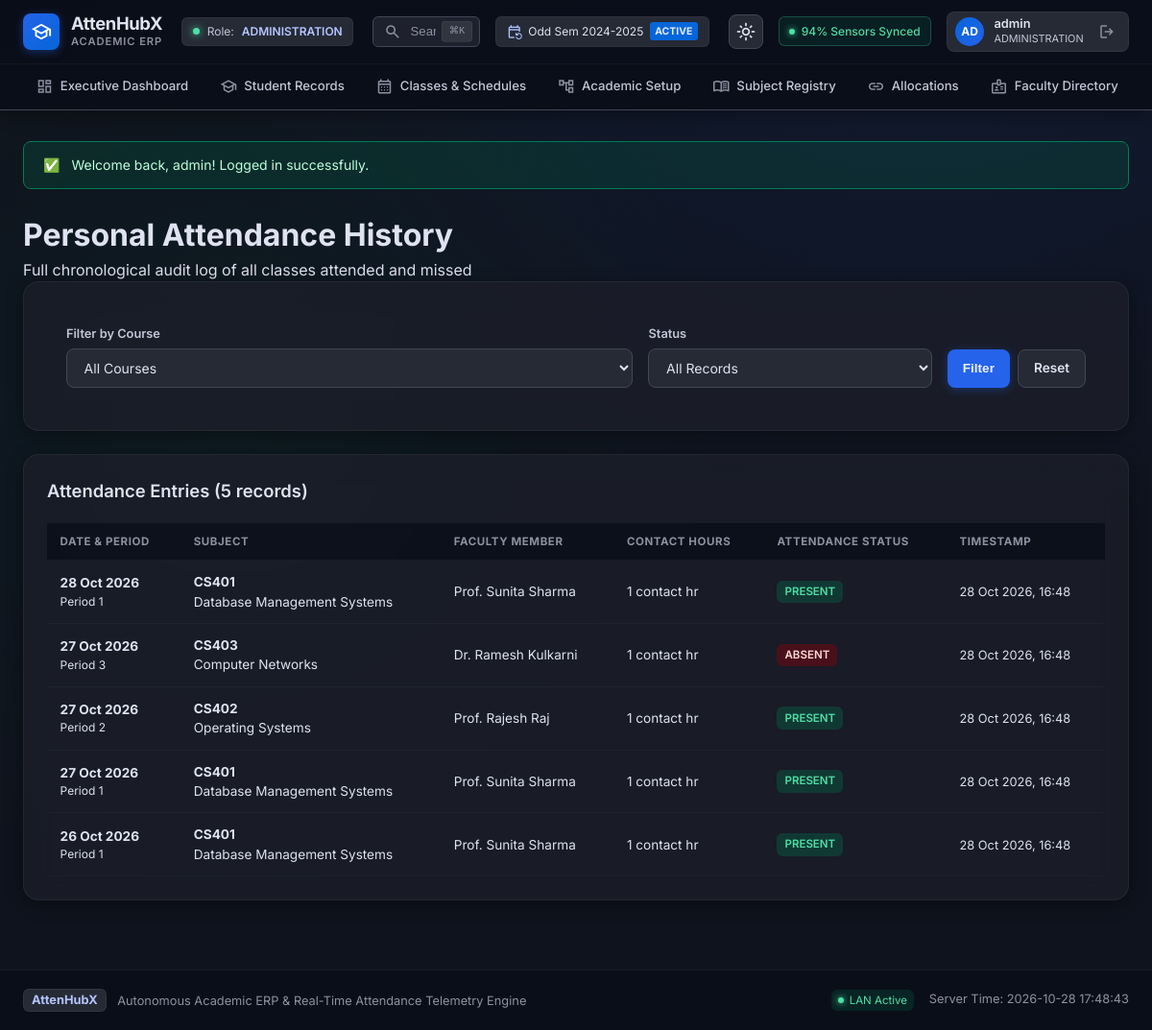
Screenshot of /lamp-version/student/history.php (signed in) with the database file from the repository.
### tables this page shows
CREATE TABLE `attendance_records` (
  `id` bigint(20) unsigned NOT NULL AUTO_INCREMENT,
  `class_session_id` bigint(20) unsigned NOT NULL,
  `student_id` bigint(20) unsigned NOT NULL,
  `status` varchar(10) NOT NULL,
  `marked_by` bigint(20) unsigned NOT NULL,
  `marked_at` datetime NOT NULL,
  `updated_at` datetime NOT NULL,
  PRIMARY KEY (`id`),
  UNIQUE KEY `uk_session_student` (`class_session_id`,`student_id`),
  KEY `marked_by` (`marked_by`),
  KEY `idx_attendance_session` (`class_session_id`),
  KEY `idx_attendance_student` (`student_id`),
  CONSTRAINT `attendance_records_ibfk_1` FOREIGN KEY (`class_session_id`) REFERENCES `class_sessions` (`id`),
  CONSTRAINT `attendance_records_ibfk_2` FOREIGN KEY (`student_id`) REFERENCES `students` (`id`),
  CONSTRAINT `attendance_records_ibfk_3` FOREIGN KEY (`marked_by`) REFERENCES `users` (`id`)
);

CREATE TABLE `class_sessions` (
  `id` bigint(20) unsigned NOT NULL AUTO_INCREMENT,
  `class_id` bigint(20) unsigned NOT NULL,
  `class_subject_id` bigint(20) unsigned NOT NULL,
  `session_date` date NOT NULL,
  `period_number` tinyint(4) NOT NULL,
  `assigned_teacher_id` bigint(20) unsigned NOT NULL,
  `conducted_by_teacher_id` bigint(20) unsigned NOT NULL,
  `contact_hours` decimal(5,2) DEFAULT 1.00,
  `status` varchar(30) NOT NULL,
  `source` varchar(30) NOT NULL,
  `created_at` datetime NOT NULL,
  `updated_at` datetime NOT NULL,
  PRIMARY KEY (`id`),
  KEY `assigned_teacher_id` (`assigned_teacher_id`),
  KEY `idx_sessions_class_date` (`class_id`,`session_date`),
  KEY `idx_sessions_subject_date` (`class_subject_id`,`session_date`),
  KEY `idx_sessions_teacher_date` (`conducted_by_teacher_id`,`session_date`),
  CONSTRAINT `class_sessions_ibfk_1` FOREIGN KEY (`class_id`) REFERENCES `classes` (`id`),
  CONSTRAINT `class_sessions_ibfk_2` FOREIGN KEY (`class_subject_id`) REFERENCES `class_subjects` (`id`),
  CONSTRAINT `class_sessions_ibfk_3` FOREIGN KEY (`assigned_teacher_id`) REFERENCES `teachers` (`id`),
  CONSTRAINT `class_sessions_ibfk_4` FOREIGN KEY (`conducted_by_teacher_id`) REFERENCES `teachers` (`id`)
);

CREATE TABLE `subjects` (
  `id` bigint(20) unsigned NOT NULL AUTO_INCREMENT,
  `code` varchar(30) NOT NULL,
  `name` varchar(150) NOT NULL,
  `subject_type` varchar(30) NOT NULL,
  `default_contact_hours` decimal(5,2) DEFAULT 1.00,
  `credits` decimal(4,2) DEFAULT NULL,
  `description` text DEFAULT NULL,
  `is_active` tinyint(1) DEFAULT 1,
  `created_at` datetime NOT NULL,
  `updated_at` datetime NOT NULL,
  PRIMARY KEY (`id`),
  UNIQUE KEY `code` (`code`)
);

### lamp-version/includes/functions.php (called while the page is built, shortened)
<?php
function e(?string $str): string {
    return htmlspecialchars($str ?? '', ENT_QUOTES, 'UTF-8');
}
function base_url(string $path = ''): string {
    static $base = null;
    if ($base === null) {
        $script_dir = dirname($_SERVER['SCRIPT_NAME'] ?? '');
        $patterns = ['/admin', '/faculty', '/hod', '/student', '/auth'];
        $clean_dir = $script_dir;
        foreach ($patterns as $p) {
            if (substr($clean_dir, -strlen($p)) === $p) {
                $clean_dir = substr($clean_dir, 0, -strlen($p));
            }
        }
        $clean_dir = rtrim(str_replace('\\', '/', $clean_dir), '/');
        $base = $clean_dir;
    }
    $path = ltrim($path, '/');
    return ($base === '' ? '' : $base) . ($path !== '' ? '/' . $path : '/');
}
function format_date(?string $date, string $format = 'd M Y'): string {
    $time = strtotime($date);
    return $time ? date($format, $time) : $date;
}

### lamp-version/student/history.php (the view, shortened to what this page needs)
<?php
require_once __DIR__ . '/../includes/header.php';
$db = get_db();
$user = current_user();
$student_id = $user['student_id'] ?? null;
if (!$student_id) {
    $s_row = $db->query("SELECT id FROM students ORDER BY id ASC LIMIT 1")->fetch();
    $student_id = $s_row['id'] ?? 1;
}
$sql = "
    SELECT
        a.id, a.status, a.marked_at,
        cs.session_date, cs.period_number, cs.contact_hours,
        sub.code AS subject_code, sub.name AS subject_name,
        CONCAT(t.first_name, ' ', COALESCE(t.last_name, '')) AS teacher_name
    FROM attendance_records a
    JOIN class_sessions cs ON a.class_session_id = cs.id
    JOIN class_subjects csub ON cs.class_subject_id = csub.id
    JOIN subjects sub ON csub.subject_id = sub.id
    JOIN teachers t ON cs.conducted_by_teacher_id = t.id
    WHERE a.student_id = ? AND cs.status = 'CONDUCTED'
";
$params = [$student_id];
$sql .= " ORDER BY cs.session_date DESC, cs.period_number DESC";
$stmt = $db->prepare($sql);
$stmt->execute($params);
$history = $stmt->fetchAll();
?>
<div class="page-header">
    <div>
        <h1 class="page-title">Personal Attendance History</h1>
        <p class="page-subtitle">Full chronological audit log of all classes attended and missed</p>
    </div>
</div>
<div class="card" style="margin-bottom: 1.5rem;">
    <div class="card-body" style="padding: 1.25rem;">
        <form method="GET" action="<?= base_url('student/history.php') ?>" style="display: flex; flex-wrap: wrap; gap: 1rem; align-items: flex-end;">
            <div style="flex: 2; min-width: 220px;">
                <label class="form-label">Filter by Course</label>
                <select name="subject_id" class="form-control" onchange="this.form.submit()">
                    <option value="0">All Courses</option>
                </select>
            </div>
            <div style="flex: 1; min-width: 150px;">
                <label class="form-label">Status</label>
                <select name="status" class="form-control" onchange="this.form.submit()">
                    <option value="">All Records</option>
                </select>
            </div>
            <div style="display: flex; gap: 0.5rem;">
                <button type="submit" class="btn btn-primary">Filter</button>
                <a href="<?= base_url('student/history.php') ?>" class="btn btn-secondary">Reset</a>
            </div>
        </form>
    </div>
</div>
<div class="card">
    <div class="card-header">
        <h2 class="card-title">Attendance Entries (<?= count($history) ?> records)</h2>
    </div>
    <div class="card-body" style="padding: 0;">
        <div class="table-responsive">
            <table class="data-table">
                <thead>
                    <tr>
                        <th>Date & Period</th>
                        <th>Subject</th>
                        <th>Faculty Member</th>
                        <th>Contact Hours</th>
                        <th>Attendance Status</th>
                        <th>Timestamp</th>
                    </tr>
                </thead>
                <tbody>
                    <?php if (empty($history)): ?>
                        <tr>
                            <td colspan="6" style="text-align: center; color: var(--text-muted); padding: 3rem;">
                                No attendance records match the selected filters.
                            </td>
                        </tr>
                    <?php else: ?>
                        <?php foreach ($history as $h): ?>
                            <tr>
                                <td>
                                    <strong><?= format_date($h['session_date']) ?></strong>
                                    <div style="font-size: 0.75rem; color: var(--text-muted);">Period <?= $h['period_number'] ?></div>
                                </td>
                                <td>
                                    <strong><?= e($h['subject_code']) ?></strong>
                                    <div style="font-size: 0.85rem;"><?= e($h['subject_name']) ?></div>
                                </td>
                                <td><?= e($h['teacher_name']) ?></td>
                                <td><?= (float)$h['contact_hours'] ?> contact hr</td>
                                <td>
                                    <span class="badge <?= $h['status'] === 'PRESENT' ? 'badge-success' : 'badge-danger' ?>">
                                        <?= e($h['status']) ?>
                                    </span>
                                </td>
                                <td>
                                    <span style="font-size: 0.8rem; color: var(--text-muted);"><?= format_date($h['marked_at'], 'd M Y, H:i') ?></span>
                                </td>
                            </tr>
                        <?php endforeach; ?>
                    <?php endif; ?>
                </tbody>
            </table>
        </div>
    </div>
</div>
<?php require_once __DIR__ . '/../includes/footer.php'; ?>

### lamp-version/assets/css/style.css (style rules this page uses)
:root, [data-theme="dark"], html.dark { --bg-base: #0f131d; --surface: #0f131d; --surface-container-lowest: #0a0e18; --surface-container-low: #171b26; --surface-container: #1c1f2a; --surface-container-high: #262a35; --surface-container-highest: #313540; --surface-bright: #353944; --surface-variant: #313540; --on-surface: #dfe2f1; --on-surface-variant: #c3c6d7; --outline: #8d90a0; --outline-variant: #434655; --primary: #b4c5ff; --primary-container: #2563eb; --on-primary: #002a78; --on-primary-container: #eeefff; --secondary: #adc6ff; --secondary-container: #0566d9; --on-secondary-container: #e6ecff; --tertiary: #4edea3; --tertiary-container: #007d55; --on-tertiary-container: #bdffdb; --tertiary-fixed-dim: #4edea3; --error: #ffb4ab; --error-container: #93000a; --on-error-container: #ffdad6; --warning: #fbbf24; --warning-container: #78350f; --on-warning-container: #fef3c7; --radius-sm: 0.375rem; --radius-md: 0.5rem; --radius-lg: 0.75rem; --radius-xl: 1rem; --radius-full: 9999px; --shadow-card: 0 4px 20px -2px rgba(0, 0, 0, 0.45); --shadow-glow-primary: 0 0 35px -5px rgba(37, 99, 235, 0.25); --shadow-glow-tertiary: 0 0 35px -5px rgba(78, 222, 163, 0.2); --font-sans: 'Inter', -apple-system, BlinkMacSystemFont, 'Segoe UI', Roboto, sans-serif; }
* { box-sizing: border-box; margin: 0; padding: 0; }
html, body { background-color: var(--bg-base); color: var(--on-surface); font-family: var(--font-sans); line-height: 1.5; -webkit-font-smoothing: antialiased; min-height: 100vh; scrollbar-width: none; -ms-overflow-style: none; }
* { scrollbar-width: none !important; -ms-overflow-style: none !important; }
body.AttenHubX-app { display: flex; flex-direction: column; min-height: 100vh; background: radial-gradient(circle at 80% -20%, rgba(37, 99, 235, 0.12) 0%, transparent 50%), radial-gradient(circle at 20% 40%, rgba(0, 125, 85, 0.08) 0%, transparent 45%), var(--bg-base); }
a { color: var(--primary); text-decoration: none; transition: color 0.15s ease; }
.btn { display: inline-flex; align-items: center; gap: 0.45rem; padding: 0.55rem 1rem; border-radius: var(--radius-md); font-size: 0.85rem; font-weight: 600; cursor: pointer; text-decoration: none; border: none; transition: all 0.15s ease; }
.btn-primary { background: var(--primary-container); color: var(--on-primary-container); box-shadow: 0 2px 10px rgba(37, 99, 235, 0.35); }
.btn-secondary { background: var(--surface-container-high); color: var(--on-surface); border: 1px solid var(--outline-variant); }
.card { background: rgba(28, 31, 42, 0.8); backdrop-filter: blur(16px); border: 1px solid rgba(255, 255, 255, 0.05); border-radius: var(--radius-xl); padding: 1.5rem; box-shadow: var(--shadow-card); margin-bottom: 1.5rem; }
.card-header { display: flex; align-items: center; justify-content: space-between; margin-bottom: 1.25rem; }
.card-title { font-size: 1.15rem; font-weight: 600; color: var(--on-surface); }
.form-label { display: block; font-size: 0.8rem; font-weight: 600; color: var(--on-surface-variant); margin-bottom: 0.4rem; }
.form-control { width: 100%; padding: 0.6rem 0.85rem; background: var(--surface-container-high); border: 1px solid var(--outline-variant); border-radius: var(--radius-md); color: var(--on-surface); font-size: 0.875rem; font-family: inherit; transition: all 0.2s ease; }
select.form-control { cursor: pointer; }
.table-responsive { overflow-x: auto; width: 100%; }
.data-table { width: 100%; border-collapse: collapse; }
.data-table th { background: rgba(10, 14, 24, 0.8); color: var(--outline); font-size: 0.72rem; text-transform: uppercase; letter-spacing: 0.05em; padding: 0.65rem 0.85rem; text-align: left; border-bottom: 1px solid rgba(255, 255, 255, 0.05); }
.data-table td { padding: 0.75rem 0.85rem; border-bottom: 1px solid rgba(255, 255, 255, 0.03); color: var(--on-surface); font-size: 0.85rem; }
.badge { display: inline-flex; align-items: center; padding: 0.2rem 0.5rem; border-radius: var(--radius-sm); font-size: 0.72rem; font-weight: 600; }
.badge-success { background: rgba(0, 125, 85, 0.3); color: var(--tertiary); }
.badge-danger { background: rgba(147, 0, 10, 0.4); color: var(--on-error-container); }

### rows the page displays
attendance_records: class_session.session_date "28 Oct 2026", class_session.period_number "1", subjects.code "CS401", subjects.name "Database Management Systems", teacher_name "Prof. Sunita Sharma", class_session.contact_hours "1", status "PRESENT", marked_at "28 Oct 2026, 16:48"
attendance_records: class_session.session_date "27 Oct 2026", class_session.period_number "3", subjects.code "CS403", subjects.name "Computer Networks", teacher_name "Dr. Ramesh Kulkarni", class_session.contact_hours "1", status "ABSENT", marked_at "28 Oct 2026, 16:48"
attendance_records: class_session.session_date "27 Oct 2026", class_session.period_number "2", subjects.code "CS402", subjects.name "Operating Systems", teacher_name "Prof. Rajesh Raj", class_session.contact_hours "1", status "PRESENT", marked_at "28 Oct 2026, 16:48"
attendance_records: class_session.session_date "27 Oct 2026", class_session.period_number "1", subjects.code "CS401", subjects.name "Database Management Systems", teacher_name "Prof. Sunita Sharma", class_session.contact_hours "1", status "PRESENT", marked_at "28 Oct 2026, 16:48"
attendance_records: class_session.session_date "26 Oct 2026", class_session.period_number "1", subjects.code "CS401", subjects.name "Database Management Systems", teacher_name "Prof. Sunita Sharma", class_session.contact_hours "1", status "PRESENT", marked_at "28 Oct 2026, 16:48"

### other values shown
$user['role'] "ADMINISTRATION"
substr($user['username'] ?? 'U', 0, 2) "AD"
$user['display_name'] "admin"
$flash['message'] "Welcome back, admin! Logged in successfully."
count($history) "5"
